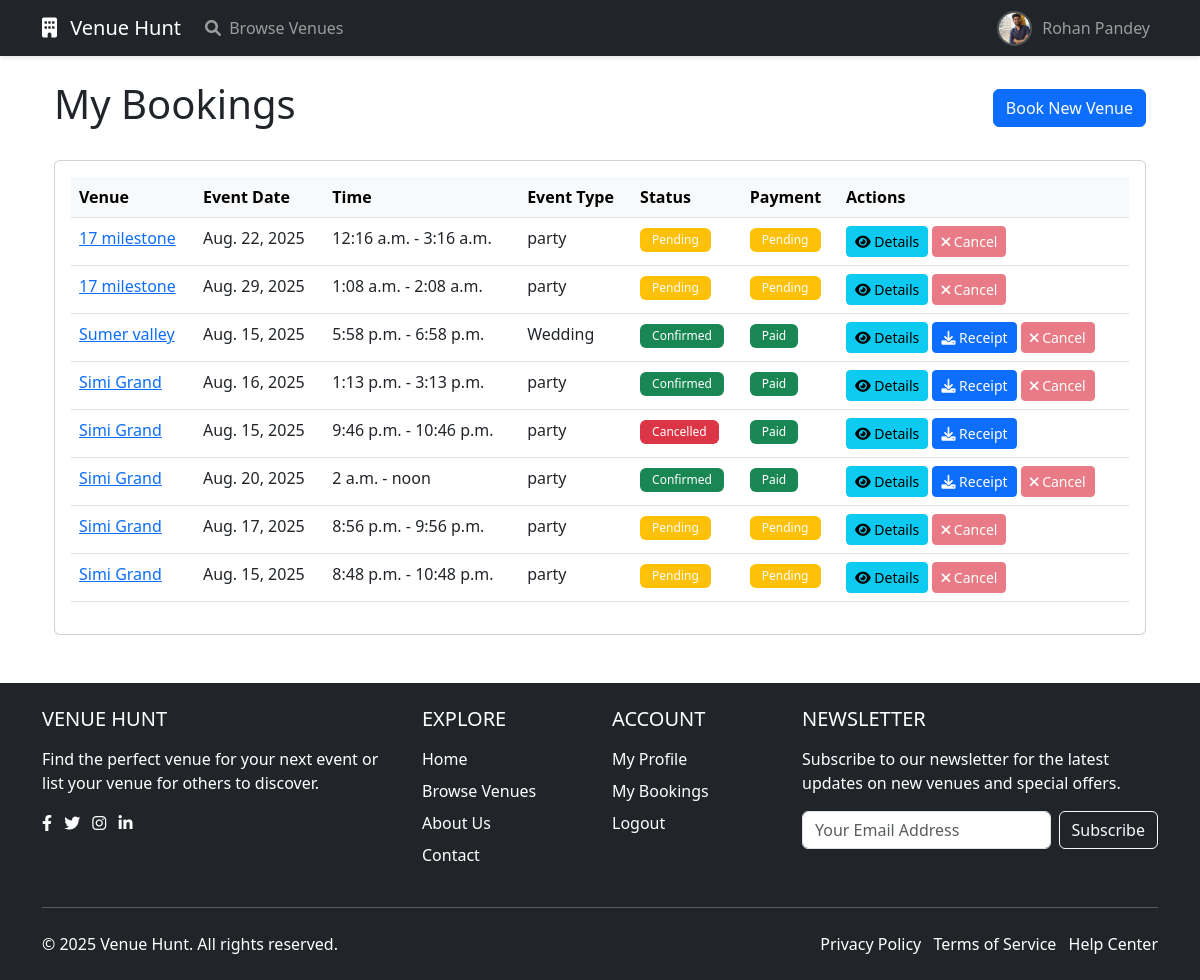
Before: /bookings/my-bookings/ (signed in) with the older database file.
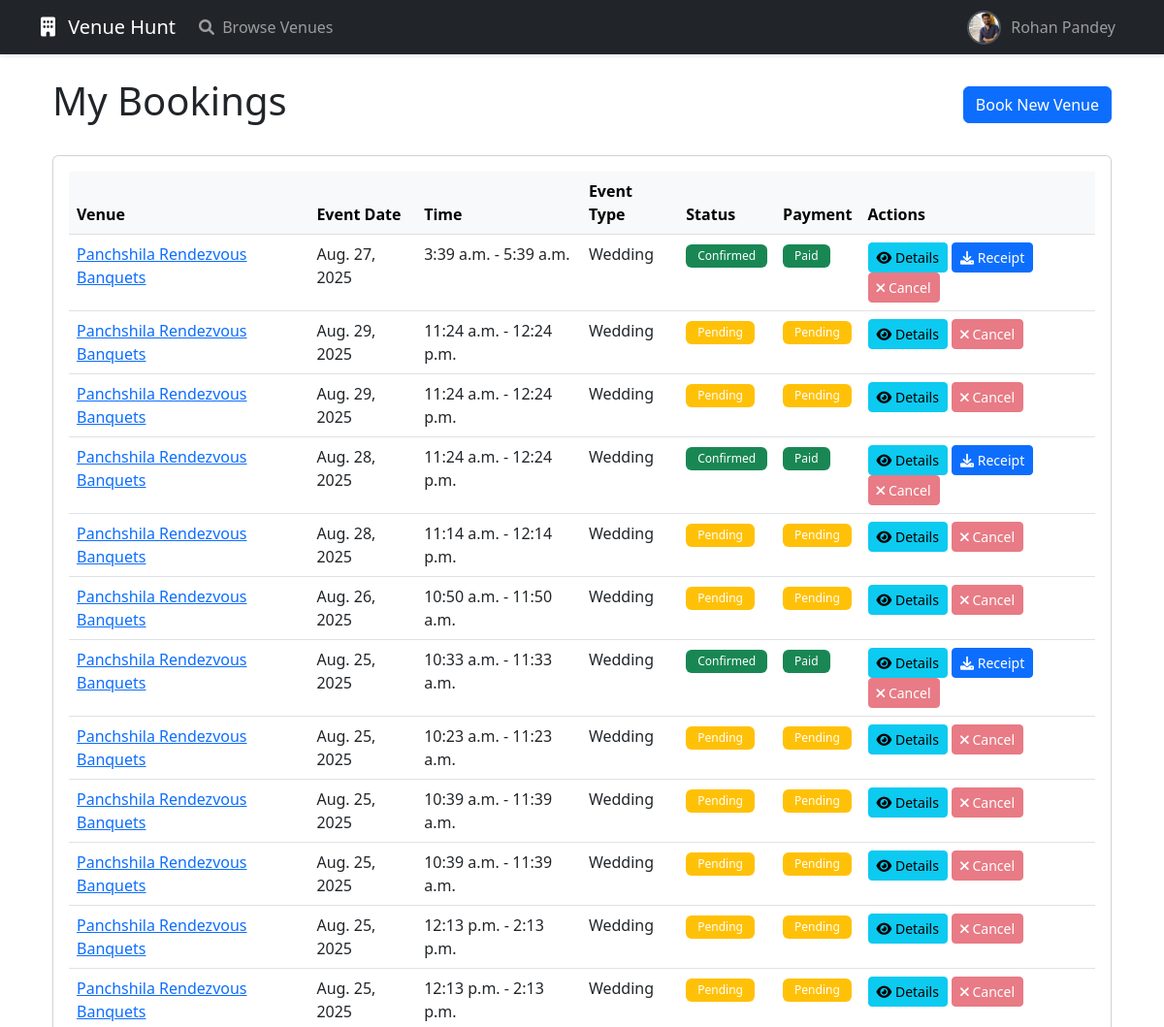
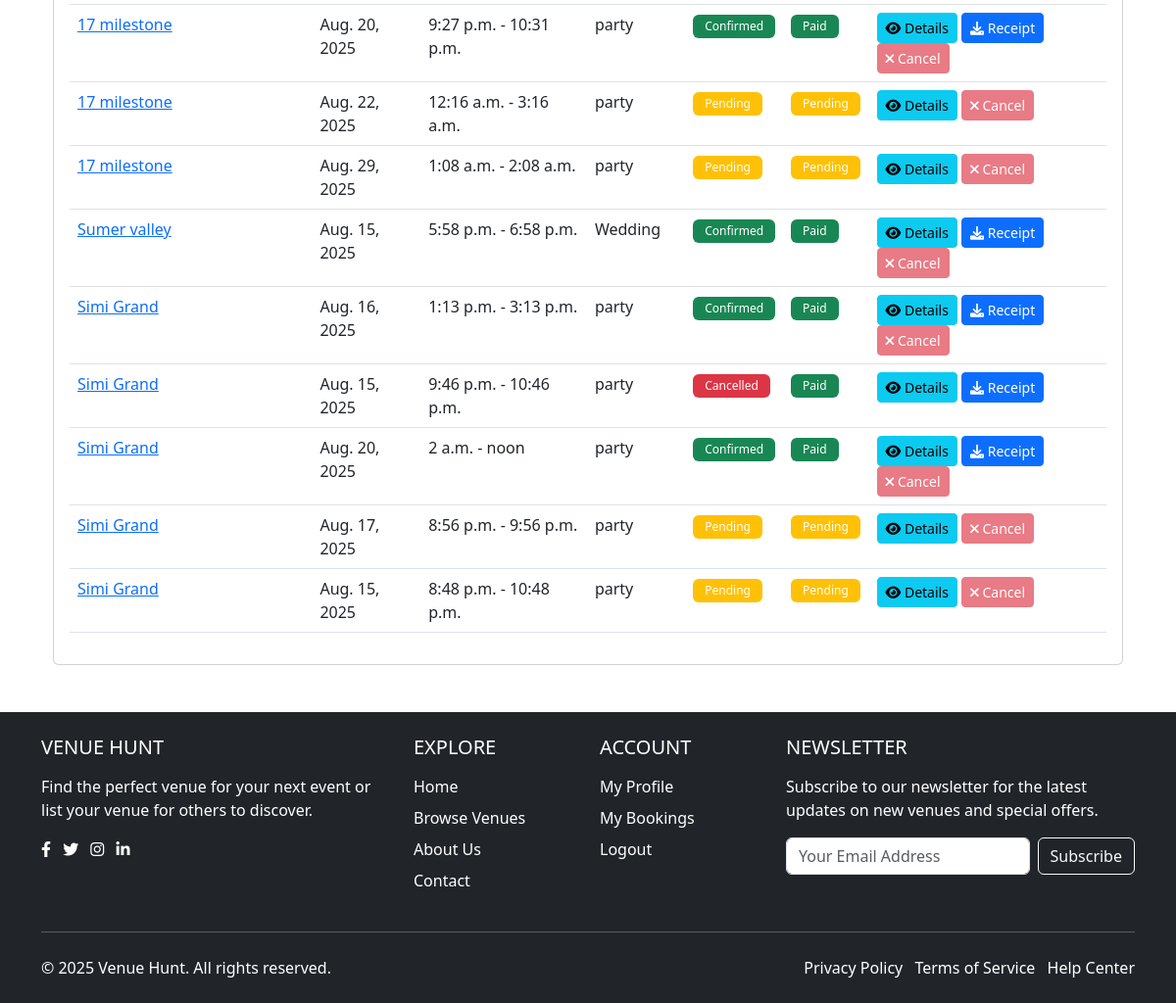
After: the same page with the newer database file (2 pictures, top to bottom).
### accounts/models.py (models this page shows, shortened)
class CustomUser(AbstractUser):
    USER_TYPE_CHOICES = (
        ('organizer', 'Event Organizer'),
        ('vendor', 'Venue Owner'),
    )
    user_type = models.CharField(max_length=10, choices=USER_TYPE_CHOICES)
    phone_number = models.CharField(max_length=15, blank=True)
    address = models.TextField(blank=True)
    profile_picture = models.ImageField(upload_to='profile_pics/',
                                      default='profile_pics/default-profile.png',
                                      null=True, blank=True)
    def get_profile_picture_url(self):
        if self.profile_picture and hasattr(self.profile_picture, 'url'):
            return self.profile_picture.url
        return self.profile_picture.field.default

### bookings/models.py (models this page shows, shortened)
class Booking(models.Model):
    venue = models.ForeignKey('venues.Venue', on_delete=models.CASCADE)
    organizer = models.ForeignKey(settings.AUTH_USER_MODEL, on_delete=models.CASCADE)
    event_date = models.DateField()
    start_time = models.TimeField()
    end_time = models.TimeField()
    number_of_guests = models.PositiveIntegerField()
    STATUS_CHOICES = (
        ('pending', 'Pending'),
        ('confirmed', 'Confirmed'),
        ('cancelled', 'Cancelled'),
    )
    status = models.CharField(max_length=10, choices=STATUS_CHOICES, default='pending')
    PAYMENT_STATUS_CHOICES = (
        ('pending', 'Pending'),
        ('paid', 'Paid'),
        ('failed', 'Failed'),
    )
    payment_status = models.CharField(max_length=10, choices=PAYMENT_STATUS_CHOICES, default='pending')
    payment_id = models.CharField(max_length=100, blank=True, null=True)  # Order ID
    transaction_id = models.CharField(max_length=100, blank=True, null=True)  # Payment ID
    amount_paid = models.DecimalField(max_digits=10, decimal_places=2, blank=True, null=True)
    total_amount = models.DecimalField(max_digits=10, decimal_places=2, blank=True, null=True)  # Total booking amount
    is_advance_payment = models.BooleanField(default=False)  # True if only advance payment (20%)
    EVENT_CATEGORY_CHOICES = (
        ('formal', 'Formal'),
        ('informal', 'Informal'),
    )
    event_category = models.CharField(max_length=10, choices=EVENT_CATEGORY_CHOICES, default='informal')
    EVENT_TYPE_CHOICES = (
        ('conference', 'Conference'),
        ('business_meeting', 'Business Meeting'),
        ('product_launch', 'Product Launch'),
        ('seminar_workshop', 'Seminar & Workshop'),
        ('award_ceremony', 'Award Ceremony'),
        ('birthday_party', 'Birthday Party'),
        ('casual_gathering', 'Casual Get Together'),
        ('wedding', 'Wedding'),
        ('engagement', 'Engagement'),
        ('games_night', 'Games Night'),
        ('anniversary', 'Anniversary'),
        ('other', 'Other'),
    )
    event_type = models.CharField(max_length=20, choices=EVENT_TYPE_CHOICES)
    special_requests = models.TextField(blank=True)
    created_at = models.DateTimeField(auto_now_add=True)
    updated_at = models.DateTimeField(auto_now=True)
    class Meta:
        ordering = ['-created_at']

### venues/models.py (models this page shows, shortened)
class Venue(models.Model):
    owner = models.ForeignKey(settings.AUTH_USER_MODEL, on_delete=models.CASCADE)
    name = models.CharField(max_length=200)
    description = models.TextField()
    address = models.TextField()
    latitude = models.DecimalField(max_digits=9, decimal_places=6, null=True, blank=True)
    longitude = models.DecimalField(max_digits=9, decimal_places=6, null=True, blank=True)
    capacity = models.PositiveIntegerField()
    price_per_person = models.DecimalField(max_digits=10, decimal_places=2)
    has_parking = models.BooleanField(default=False)
    has_wifi = models.BooleanField(default=False)
    has_sound_system = models.BooleanField(default=False)
    has_catering = models.BooleanField(default=False)
    EVENT_CATEGORY_CHOICES = (
        ('formal', 'Formal'),
        ('informal', 'Informal'),
    )
    event_category = models.CharField(max_length=10, choices=EVENT_CATEGORY_CHOICES, default='informal')
    EVENT_TYPES = (
        ('conference', 'Conference'),
        ('business_meeting', 'Business Meeting'),
        ('product_launch', 'Product Launch'),
        ('seminar_workshop', 'Seminar & Workshop'),
        ('award_ceremony', 'Award Ceremony'),
        ('birthday_party', 'Birthday Party'),
        ('casual_gathering', 'Casual Get Together'),
        ('wedding', 'Wedding'),
        ('engagement', 'Engagement'),
        ('games_night', 'Games Night'),
        ('anniversary', 'Anniversary'),
        ('other', 'Other'),
    )
    supported_events = models.CharField(max_length=20, choices=EVENT_TYPES, default='other')
    created_at = models.DateTimeField(auto_now_add=True)
    updated_at = models.DateTimeField(auto_now=True)

### bookings/views.py (the view)
# urls.py: path('my-bookings/', views.my_bookings, name='my_bookings'),
@login_required
def my_bookings(request):
    if request.user.user_type != 'organizer':
        messages.error(request, "You don't have permission to access this page.")
        return redirect('home')
    bookings = Booking.objects.filter(organizer=request.user).order_by('-created_at')
    return render(request, 'bookings/my_bookings.html', {
        'bookings': bookings,
        'user_type': request.user.user_type
    })

### templates/bookings/my_bookings.html (shortened to what this page needs)
{% extends 'base.html' %}
{% load static %}
{% block extra_css %}
<link rel="stylesheet" href="{% static 'css/dashboard.css' %}">
{% endblock %}
{% block content %}
<div class="container mt-4 mb-5">
    <div class="row">
        <div class="col-12">
            <div class="d-flex justify-content-between align-items-center mb-4">
                <h1>My Bookings</h1>
                <a href="{% url 'venues:venue_list' %}" class="btn btn-primary">Book New Venue</a>
            </div>
            <div class="card">
                <div class="card-body">
                    {% if bookings %}
                    <div class="table-responsive">
                        <table class="table table-hover">
                            <thead class="table-light">
                                <tr>
                                    <th>Venue</th>
                                    <th>Event Date</th>
                                    <th>Time</th>
                                    <th>Event Type</th>
                                    <th>Status</th>
                                    <th>Payment</th>
                                    <th>Actions</th>
                                </tr>
                            </thead>
                            <tbody>
                                {% for booking in bookings %}
                                <tr>
                                    <td>
                                        <a href="{% url 'venues:venue_detail' booking.venue.id %}">
                                            {{ booking.venue.name }}
                                        </a>
                                    </td>
                                    <td>{{ booking.event_date }}</td>
                                    <td>{{ booking.start_time }} - {{ booking.end_time }}</td>
                                    <td>{{ booking.get_event_type_display }}</td>
                                    <td>
                                        <span class="badge {% if booking.status == 'pending' %}bg-warning
                                                         {% elif booking.status == 'confirmed' %}bg-success
                                                         {% else %}bg-danger{% endif %}">
                                            {{ booking.get_status_display }}
                                        </span>
                                    </td>
                                    <td>
                                        <span class="badge {% if booking.payment_status == 'pending' %}bg-warning
                                                         {% elif booking.payment_status == 'paid' %}bg-success
                                                         {% else %}bg-danger{% endif %}">
                                            {{ booking.get_payment_status_display }}
                                        </span>
                                    </td>
                                    <td>
                                        <a href="{% url 'bookings:booking_detail' booking.id %}" class="btn btn-sm btn-info">
                                            <i class="fas fa-eye"></i> Details
                                        </a>
                                        {% if booking.payment_status == 'paid' %}
                                        <a href="{% url 'bookings:download_receipt' booking.id %}" class="btn btn-sm btn-primary" data-no-loader="true">
                                            <i class="fas fa-download"></i> Receipt
                                        </a>
                                        {% endif %}
                                        {% if booking.status != 'cancelled' %}
                                            {% load booking_tags %}
                                            {% with days_until_event=booking.event_date|days_until %}
                                                {% if days_until_event <= 2 %}
                                                    <button class="btn btn-sm btn-danger" disabled
                                                            title="Bookings cannot be cancelled within 2 days of the event date">
                                                        <i class="fas fa-times"></i> Cancel
                                                    </button>
                                                {% else %}
                                                    <a href="{% url 'bookings:cancel_booking' booking.id %}" class="btn btn-sm btn-danger"
                                                       onclick="return confirm('Are you sure you want to cancel this booking? This action cannot be undone.')">
                                                        <i class="fas fa-times"></i> Cancel
                                                    </a>
                                                {% endif %}
                                            {% endwith %}
                                        {% endif %}
                                    </td>
                                </tr>
                                {% endfor %}
                            </tbody>
                        </table>
                    </div>
                    {% endif %}
                </div>
            </div>
        </div>
    </div>
</div>
{% endblock %}

### templates/base.html (shortened to what this page needs)
{% load static %}
<!DOCTYPE html>
<html lang="en" class="h-100">
<head>
    <link href="https://cdn.jsdelivr.net/npm/bootstrap@5.3.0/dist/css/bootstrap.min.css" rel="stylesheet">
    <link href="https://cdnjs.cloudflare.com/ajax/libs/font-awesome/6.0.0/css/all.min.css" rel="stylesheet">
    <link href="{% static 'css/base.css' %}" rel="stylesheet">
    <link href="{% static 'css/reviews.css' %}" rel="stylesheet">
    {% block extra_css %}{% endblock %}
</head>
<body class="d-flex flex-column h-100">
    <nav class="navbar navbar-expand-lg navbar-dark bg-dark fixed-top">
        <div class="container">
            <a class="navbar-brand" href="/">
                <i class="fas fa-building me-2"></i>
                Venue Hunt
            </a>
            <div class="collapse navbar-collapse" id="navbarNav">
                <ul class="navbar-nav me-auto">
                    <li class="nav-item">
                        <a class="nav-link" href="{% url 'venues:venue_list' %}">
                            <i class="fas fa-search me-1"></i> Browse Venues
                        </a>
                    </li>
                </ul>
                <ul class="navbar-nav">
                    {% if user.is_authenticated %}
                        <li class="nav-item dropdown user-dropdown">
                            <a class="nav-link dropdown-toggle" href="#" id="navbarDropdown" role="button"
                               data-bs-toggle="dropdown" aria-expanded="false">
                                <div class="user-profile">
                                    <img src="{{ user.get_profile_picture_url|default:'/static/images/default-profile.png' }}"
                                         alt="Profile"
                                         class="profile-picture"
                                         data-default="{% static 'images/default-profile.png' %}"
                                         onerror="this.src=this.getAttribute('data-default');"
                                    >
                                    <span class="d-none d-lg-inline">{{ user.get_full_name|default:user.username }}</span>
                                </div>
                            </a>
                        </li>
                    {% endif %}
                </ul>
            </div>
        </div>
    </nav>
    <div class="content-wrapper">
        <div class="container mt-4">
            {% block content %}
            {% endblock %}
        </div>
    </div>
    {% include 'footer.html' %}
</body>
</html>

Changed rows visible on the page:
added Booking: venue.name "Panchshila Rendezvous Banquets", event_date "Aug. 27, 2025", start_time "3:39 a.m.", end_time "5:39 a.m.", event_type "Wedding", status "Confirmed", payment_status "Paid", shows "Receipt", shows "Cancel"
added Booking: venue.name "Panchshila Rendezvous Banquets", event_date "Aug. 29, 2025", start_time "11:24 a.m.", end_time "12:24 p.m.", event_type "Wedding", status "Pending", payment_status "Pending", shows "Cancel"
added Booking: venue.name "Panchshila Rendezvous Banquets", event_date "Aug. 29, 2025", start_time "11:24 a.m.", end_time "12:24 p.m.", event_type "Wedding", status "Pending", payment_status "Pending", shows "Cancel"
added Booking: venue.name "Panchshila Rendezvous Banquets", event_date "Aug. 28, 2025", start_time "11:24 a.m.", end_time "12:24 p.m.", event_type "Wedding", status "Confirmed", payment_status "Paid", shows "Receipt", shows "Cancel"
added Booking: venue.name "Panchshila Rendezvous Banquets", event_date "Aug. 28, 2025", start_time "11:14 a.m.", end_time "12:14 p.m.", event_type "Wedding", status "Pending", payment_status "Pending", shows "Cancel"
added Booking: venue.name "Panchshila Rendezvous Banquets", event_date "Aug. 26, 2025", start_time "10:50 a.m.", end_time "11:50 a.m.", event_type "Wedding", status "Pending", payment_status "Pending", shows "Cancel"
added Booking: venue.name "Panchshila Rendezvous Banquets", event_date "Aug. 25, 2025", start_time "10:33 a.m.", end_time "11:33 a.m.", event_type "Wedding", status "Confirmed", payment_status "Paid", shows "Receipt", shows "Cancel"
added Booking: venue.name "Panchshila Rendezvous Banquets", event_date "Aug. 25, 2025", start_time "10:23 a.m.", end_time "11:23 a.m.", event_type "Wedding", status "Pending", payment_status "Pending", shows "Cancel"
added Booking: venue.name "Panchshila Rendezvous Banquets", event_date "Aug. 25, 2025", start_time "10:39 a.m.", end_time "11:39 a.m.", event_type "Wedding", status "Pending", payment_status "Pending", shows "Cancel"
added Booking: venue.name "Panchshila Rendezvous Banquets", event_date "Aug. 25, 2025", start_time "10:39 a.m.", end_time "11:39 a.m.", event_type "Wedding", status "Pending", payment_status "Pending", shows "Cancel"
added Booking: venue.name "Panchshila Rendezvous Banquets", event_date "Aug. 25, 2025", start_time "12:13 p.m.", end_time "2:13 p.m.", event_type "Wedding", status "Pending", payment_status "Pending", shows "Cancel"
added Booking: venue.name "Panchshila Rendezvous Banquets", event_date "Aug. 25, 2025", start_time "12:13 p.m.", end_time "2:13 p.m.", event_type "Wedding", status "Pending", payment_status "Pending", shows "Cancel"
added Booking: venue.name "17 milestone", event_date "Aug. 20, 2025", start_time "9:27 p.m.", end_time "10:31 p.m.", event_type "party", status "Confirmed", payment_status "Paid", shows "Receipt", shows "Cancel"
